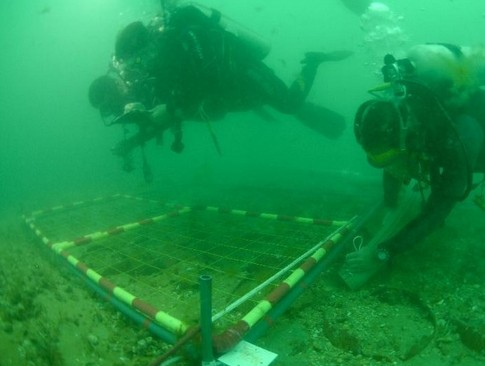
%> input picture Attachment/Attachment 1/image_006.png, 485 x 366 px; its folder holds only this picture in this run
$ octave A_1_all.m   (GNU Octave 9; MATLAB toolbox functions it lacks are replaced by stand-ins)
%> lines starting %> are read from the running program, lines starting %| are printed output that depends on the picture
clear all;
close all;

fileID = fopen('result.csv', 'w');
fprintf(fileID, '文件名,是否可能偏色（均值差异）,是否可能偏色（方差比值）,是否偏色可能性较高（综合判断）,是否可能低亮度（均值判断）,是否可能低亮度（直方图判断）,偏色均值差异得分,偏色方差比值得分,偏色综合得分,弱光均值得分,弱光直方图得分,弱光最终得分,是否模糊,模糊程度分数,受损类别\n');
folder_path = 'C:\Users\22477\Desktop\Attachment 1';
file_list = dir(fullfile(folder_path, '*.jpg'));
file_list = [file_list; dir(fullfile(folder_path, '*.png'))];

meanDiffThreshold = 45;
varRatioThreshold = 2;

lowLightThreshold = 95;
histogramThreshold = 0.7;

blurThreshold = 0.003;

max_d = 0;
for i = 1:length(file_list)
    file_name = fullfile(folder_path, file_list(i).name);
    image = imread(file_name);
%> image is the input picture: size 366x485x3 uint8; mean R, G, B 26.3, 146.2, 74.3
    if isa(image, 'uint16')
        image = im2uint8(image);
    end

    redChannel = image(:, :, 1);
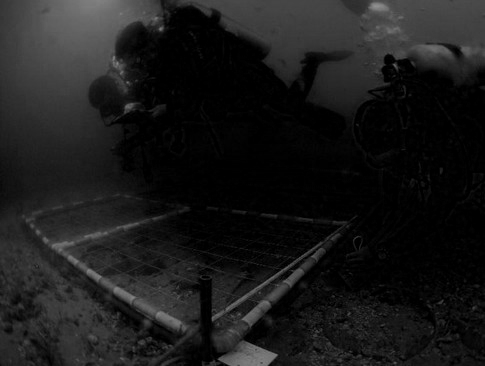
%> redChannel: size 366x485 uint8; min 0, max 146, mean 26.3
    greenChannel = image(:, :, 2);
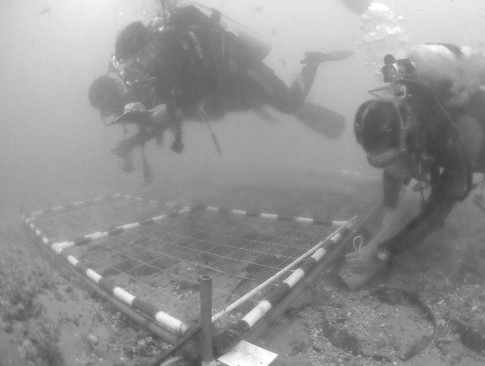
%> greenChannel: size 366x485 uint8; min 61, max 255, mean 146.2
    blueChannel = image(:, :, 3);
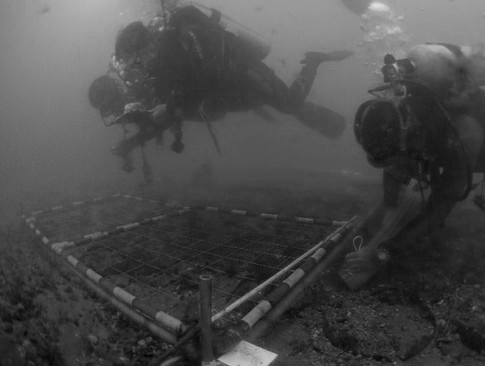
%> blueChannel: size 366x485 uint8; min 0, max 223, mean 74.3

    histRed = imhist(redChannel);
%> histRed = 256 values, max 29249 at index 1, min 0 at index 139, mean 693.4
    histGreen = imhist(greenChannel);
%> histGreen = 256 values, max 2260 at index 161, min 0 at index 1, mean 693.4
    histBlue = imhist(blueChannel);
%> histBlue = 256 values, max 2686 at index 51, min 0 at index 2, mean 693.4

    redMean = mean(redChannel(:));
%> redMean = 26.3
    greenMean = mean(greenChannel(:));
%> greenMean = 146.2
    blueMean = mean(blueChannel(:));
%> blueMean = 74.31

    redVar = var(double(redChannel(:)), 1);
%> redVar = 775.8
    greenVar = var(double(greenChannel(:)), 1);
%> greenVar = 1529.2
    blueVar = var(double(blueChannel(:)), 1);
%> blueVar = 1502.1

    meanDiffResult = '否';
    meanDiffScore = 0;
    if abs(redMean - greenMean) > meanDiffThreshold || abs(redMean - blueMean) > meanDiffThreshold || abs(greenMean - blueMean) > meanDiffThreshold
        meanDiffResult = '是';
        meanDiffScore = sum([abs(redMean - greenMean) / meanDiffThreshold, abs(redMean - blueMean) / meanDiffThreshold, abs(greenMean - blueMean) / meanDiffThreshold]);
%> meanDiffScore = 5.33
    end

    varRatioResult = '否';
    varRatioScore = 0;
    if redVar / greenVar > varRatioThreshold || redVar / blueVar > varRatioThreshold || greenVar / blueVar > varRatioThreshold
        varRatioResult = '是';
        varRatioScore = sum([redVar / greenVar / varRatioThreshold, redVar / blueVar / varRatioThreshold, greenVar / blueVar / varRatioThreshold]);
    end

    [~, redPeakBin] = max(histRed);
%> redPeakBin = 1
    [~, greenPeakBin] = max(histGreen);
%> greenPeakBin = 161
    [~, bluePeakBin] = max(histBlue);
%> bluePeakBin = 51

    comprehensiveResult = '否';
    comprehensiveScore = 0;
    if (abs(redMean - greenMean) > meanDiffThreshold || abs(redMean - blueMean) > meanDiffThreshold || abs(greenMean - blueMean) > meanDiffThreshold) ||...
            (redVar / greenVar > varRatioThreshold || redVar / blueVar > varRatioThreshold || greenVar / blueVar > varRatioThreshold) ||...
            (abs(redPeakBin - greenPeakBin) > 30 || abs(redPeakBin - bluePeakBin) > 30 || abs(greenPeakBin - bluePeakBin) > 30)
        comprehensiveResult = '是';
        comprehensiveScore = meanDiffScore + varRatioScore + sum([abs(redPeakBin - greenPeakBin) / 30, abs(redPeakBin - bluePeakBin) / 30, abs(greenPeakBin - bluePeakBin) / 30]);
%> comprehensiveScore = 16
    end

    grayImage = rgb2gray(image);
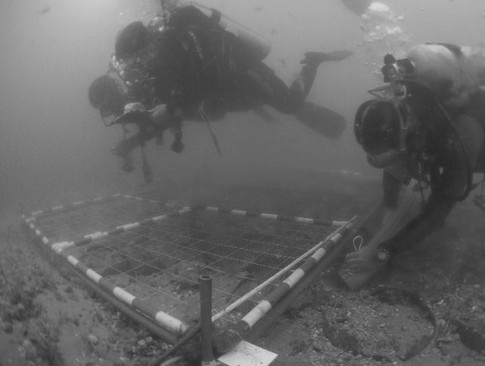
%> grayImage: size 366x485 uint8; min 38, max 219, mean 102.2

    meanGrayValue = mean(grayImage(:));
%> meanGrayValue = 102.2

    grayHist = imhist(grayImage);
%> grayHist = 256 values, max 2892 at index 105, min 0 at index 1, mean 693.4

    meanLightResult = '否';
    meanLightScore = 0;
    if meanGrayValue < lowLightThreshold
        meanLightResult = '是';
        meanLightScore = (lowLightThreshold - meanGrayValue) / lowLightThreshold;
    end

    lowLightPixelsRatio = sum(grayHist(1:50))/numel(grayImage);
%> lowLightPixelsRatio = 0.019
    histogramLightResult = '否';
    histogramLightScore = 0;
    if lowLightPixelsRatio > histogramThreshold
        histogramLightResult = '是';
        histogramLightScore = (lowLightPixelsRatio - histogramThreshold) / histogramThreshold;
    end

    if size(image, 3) == 3
        img_gray = rgb2gray(image);
    else
        img_gray = image;
    end

    F = fft2(double(img_gray));
    F_shifted = fftshift(F);
    magnitude_spectrum = log(1 + abs(F_shifted));
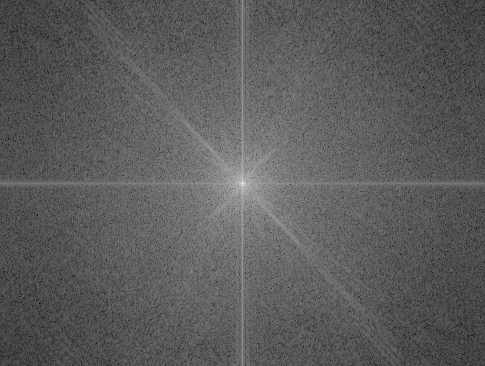
%> magnitude_spectrum: size 366x485 double; min 1.25, max 16.71, mean 6.82; drawn with min black and max white

    [rows, cols] = size(img_gray);
%> rows = 366; cols = 485
    center_row = floor(rows / 2);
%> center_row = 183
    center_col = floor(cols / 2);
%> center_col = 242
    radius = min(center_row, center_col) / 4;
%> radius = 45.75
    [X, Y] = meshgrid(1:cols, 1:rows);
    distance = sqrt((X - center_col).^2 + (Y - center_row).^2);

    high_freq = distance > radius;
    high_freq_energy = sum(sum(abs(F_shifted(high_freq)).^2));
%> high_freq_energy = 9.57e+11
    total_energy = sum(sum(abs(F_shifted).^2));
%> total_energy = 3.66e+14
    high_freq_ratio = high_freq_energy / total_energy;
%> high_freq_ratio = 0.00262
    blurResult = '否';
    blurScore = 0;
    if high_freq_ratio < blurThreshold
        blurResult = '是';
        blurScore = abs(high_freq_ratio - blurThreshold) / blurThreshold;
%> blurScore = 0.128
    end

    % if max_d < comprehensiveScore
    %     max_d = comprehensiveScore;
    % end
    comprehensiveScore = comprehensiveScore / 27.1241;
%> comprehensiveScore = 0.59
    % comprehensiveScore=comprehensiveScore/max(comprehensiveScore);
    LightScore=max(meanLightScore, histogramLightScore);

  if comprehensiveScore > LightScore && comprehensiveScore > blurScore
    Degraded_Image_Classification = 'color_cast';
elseif LightScore > comprehensiveScore && LightScore > blurScore
    Degraded_Image_Classification = 'low_light';
elseif blurScore > comprehensiveScore && blurScore > LightScore
    Degraded_Image_Classification = 'blur';
end

    fprintf(fileID, '%s,%s,%s,%s,%s,%s,%.4f,%.4f,%.4f,%.4f,%.4f,%.4f,%s,%.4f,%s\n', file_name,meanDiffResult, varRatioResult, comprehensiveResult, meanLightResult, histogramLightResult, meanDiffScore, varRatioScore, comprehensiveScore, meanLightScore, histogramLightScore, LightScore,blurResult, blurScore,Degraded_Image_Classification);
end
fclose(fileID);

$ run again, on Attachment/Attachment 1/image_017.png
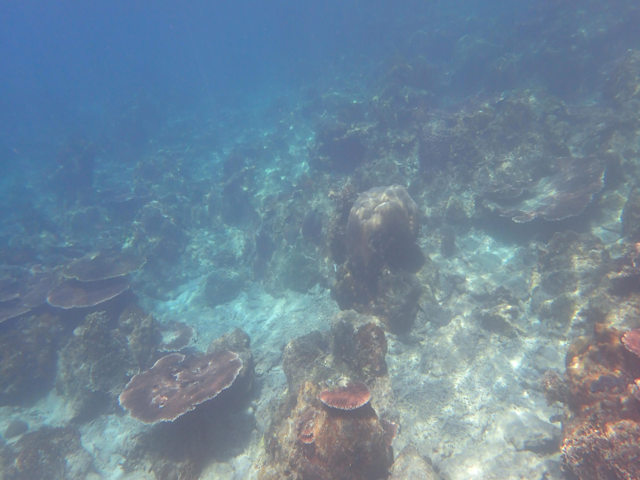
%> input picture Attachment/Attachment 1/image_017.png, 640 x 480 px
%> image is the input picture: size 480x640x3 uint8; mean R, G, B 111.4, 135, 153.7
%> `blueChannel = image(:, :, 3);`:
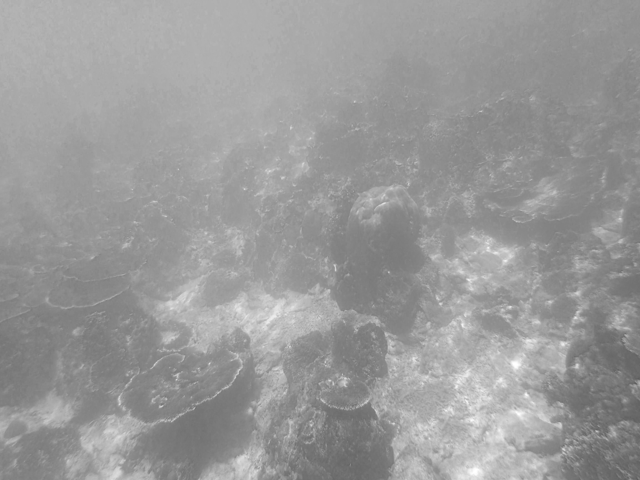
%> blueChannel: size 480x640 uint8; min 92, max 255, mean 153.7
%> histRed = 256 values, max 5530 at index 93, min 0 at index 1, mean 1200
%> histGreen = 256 values, max 12329 at index 121, min 0 at index 1, mean 1200
%> histBlue = 256 values, max 7507 at index 176, min 0 at index 1, mean 1200
%> redMean = 111.4
%> greenMean = 135
%> blueMean = 153.7
%> redVar = 883.2
%> greenVar = 634
%> blueVar = 405
%> varRatioScore = 2.57
%> redPeakBin = 93
%> greenPeakBin = 121
%> bluePeakBin = 176
%> `comprehensiveScore = meanDiffScore + varRatioScore + sum([abs(redPeakB..`: comprehensiveScore = 8.1
%> meanGrayValue = 130.1
%> grayHist = 256 values, max 16705 at index 118, min 0 at index 1, mean 1200
%> lowLightPixelsRatio = 0
%> `magnitude_spectrum = log(1 + abs(F_shifted));`:
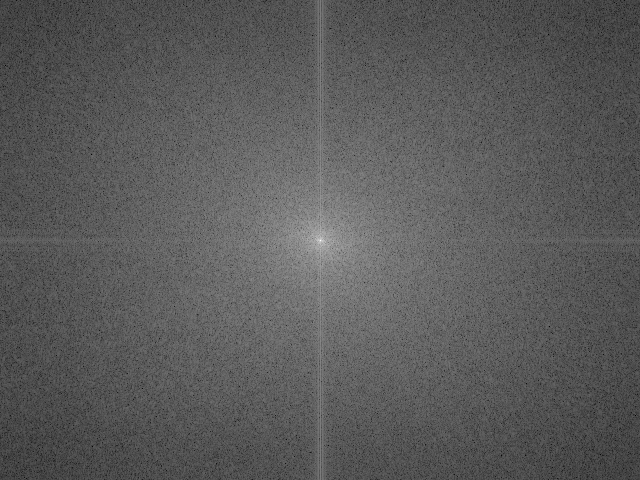
%> magnitude_spectrum: size 480x640 double; min 1.61, max 17.5, mean 7.26; drawn with min black and max white
%> high_freq_energy = 2.95e+12
%> total_energy = 1.65e+15
%> high_freq_ratio = 0.00179
%> blurScore = 0.405
%> `comprehensiveScore = comprehensiveScore / 27.1241;`: comprehensiveScore = 0.299

$ run again, on Attachment/Attachment 1/image_022.png
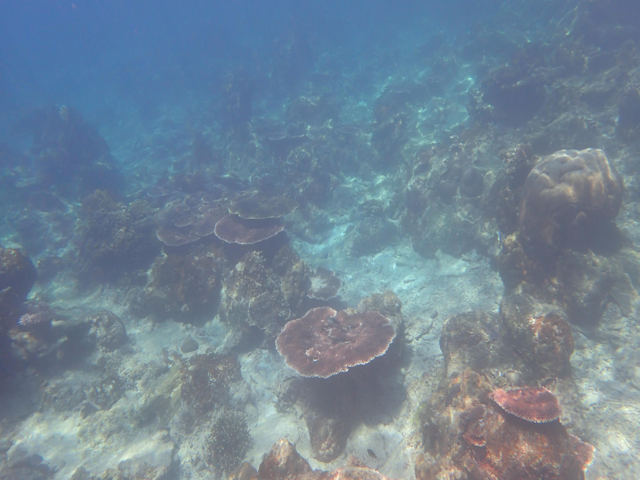
%> input picture Attachment/Attachment 1/image_022.png, 640 x 480 px
%> image is the input picture: size 480x640x3 uint8; mean R, G, B 112.7, 132.6, 149.4
%> `blueChannel = image(:, :, 3);`:
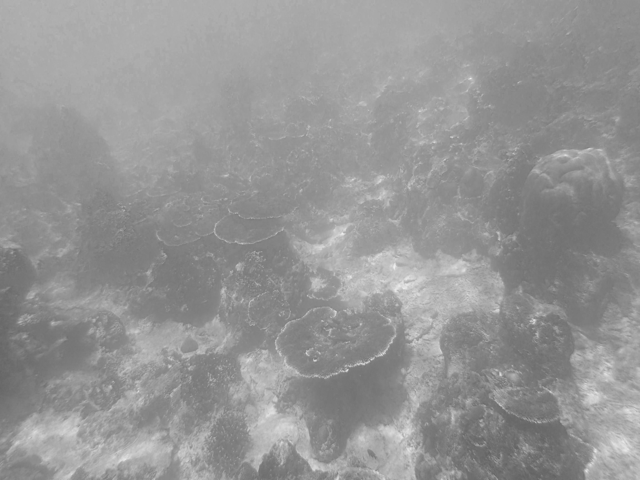
%> blueChannel: size 480x640 uint8; min 98, max 239, mean 149.4
%> histRed = 256 values, max 5861 at index 95, min 0 at index 1, mean 1200
%> histGreen = 256 values, max 11130 at index 123, min 0 at index 1, mean 1200
%> histBlue = 256 values, max 6820 at index 168, min 0 at index 1, mean 1200
%> redMean = 112.7
%> greenMean = 132.6
%> blueMean = 149.4
%> redVar = 772.1
%> greenVar = 567.5
%> blueVar = 380.3
%> varRatioScore = 2.44
%> redPeakBin = 95
%> greenPeakBin = 123
%> bluePeakBin = 168
%> `comprehensiveScore = meanDiffScore + varRatioScore + sum([abs(redPeakB..`: comprehensiveScore = 7.31
%> meanGrayValue = 128.6
%> grayHist = 256 values, max 14435 at index 116, min 0 at index 1, mean 1200
%> lowLightPixelsRatio = 0
%> `magnitude_spectrum = log(1 + abs(F_shifted));`:
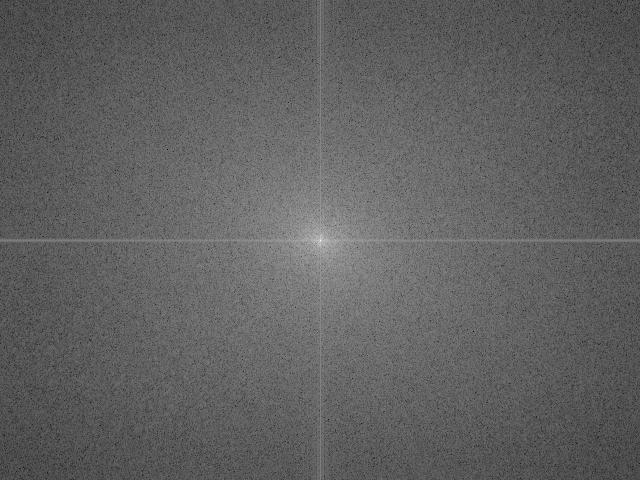
%> magnitude_spectrum: size 480x640 double; min 1.07, max 17.49, mean 7.32; drawn with min black and max white
%> high_freq_energy = 3.09e+12
%> total_energy = 1.61e+15
%> high_freq_ratio = 0.00192
%> blurScore = 0.359
%> `comprehensiveScore = comprehensiveScore / 27.1241;`: comprehensiveScore = 0.269

$ run again, on Attachment/Attachment 1/image_023.png
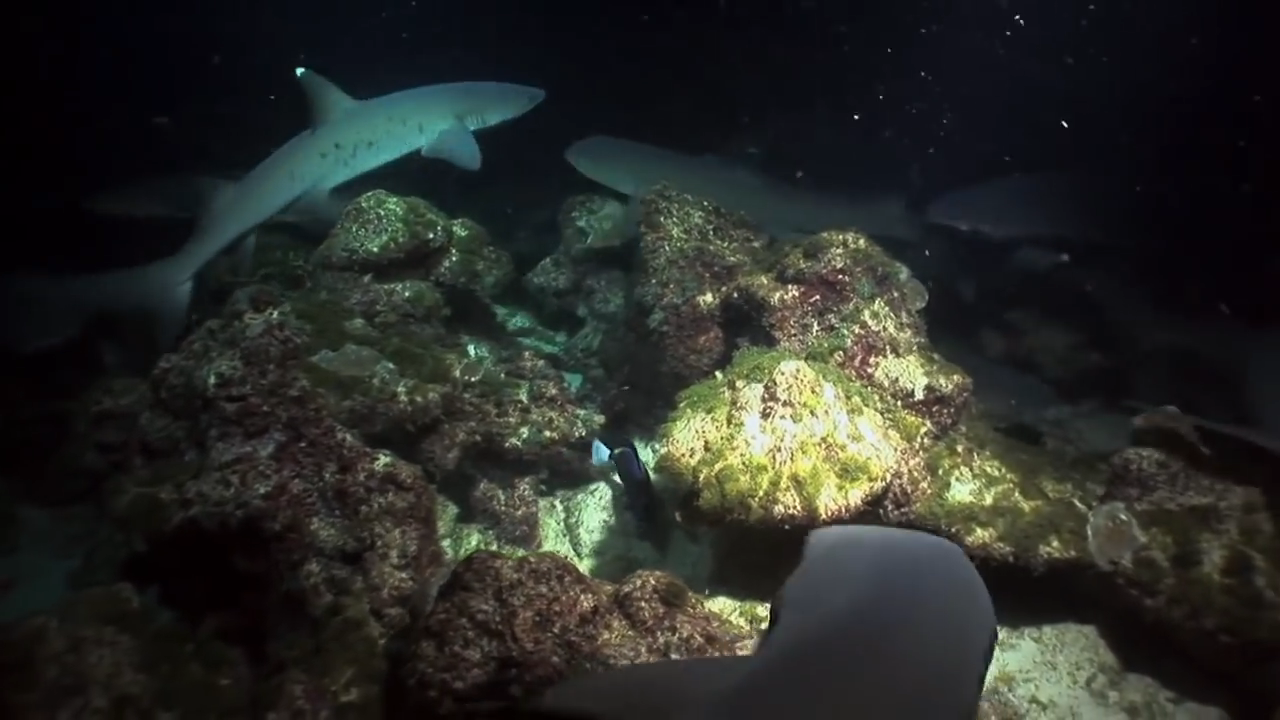
%> input picture Attachment/Attachment 1/image_023.png, 1280 x 720 px
%> image is the input picture: size 720x1280x3 uint8; mean R, G, B 40.8, 43, 38.9
%> `blueChannel = image(:, :, 3);`:
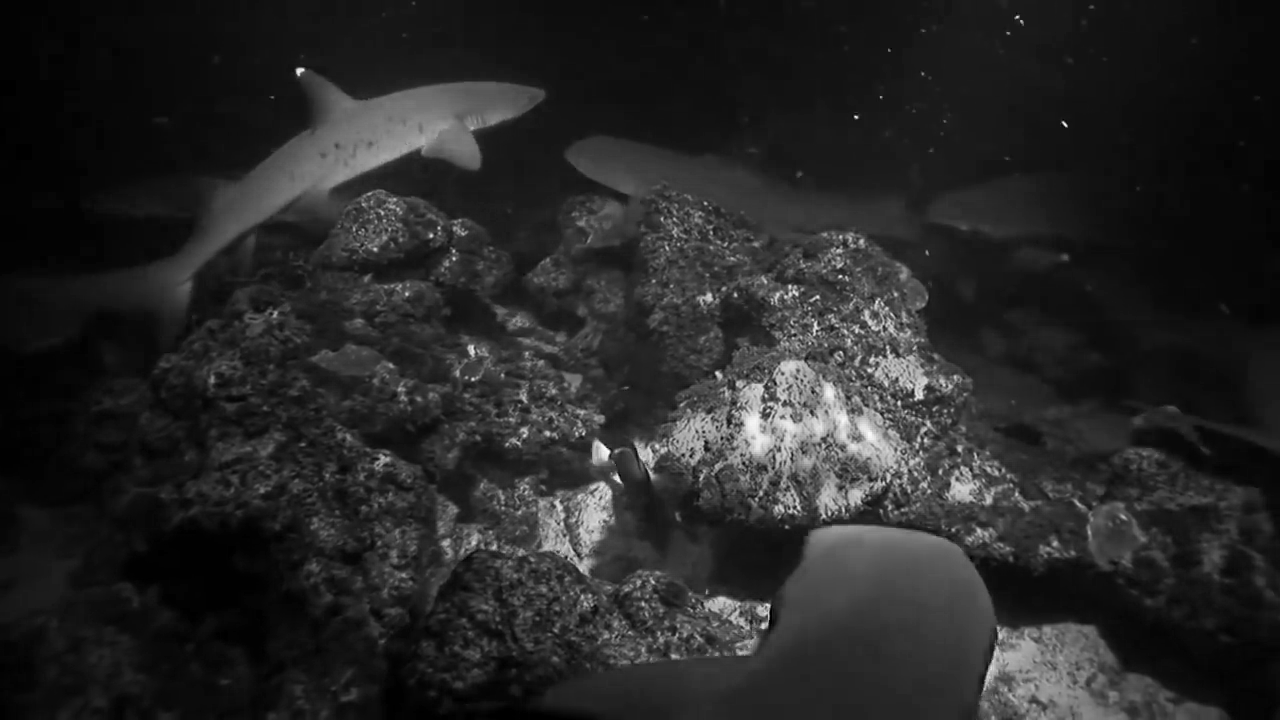
%> blueChannel: size 720x1280 uint8; min 0, max 255, mean 38.9
%> histRed = 256 values, max 32948 at index 13, min 41 at index 1, mean 3600
%> histGreen = 256 values, max 26538 at index 14, min 45 at index 255, mean 3600
%> histBlue = 256 values, max 26104 at index 18, min 0 at index 253, mean 3600
%> redMean = 40.83
%> greenMean = 43
%> blueMean = 38.86
%> redVar = 1969.1
%> greenVar = 2212.1
%> blueVar = 1280.1
%> redPeakBin = 13
%> greenPeakBin = 14
%> bluePeakBin = 18
%> meanGrayValue = 41.87
%> grayHist = 256 values, max 31071 at index 14, min 0 at index 254, mean 3600
%> meanLightScore = 0.559
%> lowLightPixelsRatio = 0.712
%> histogramLightScore = 0.0175
%> `magnitude_spectrum = log(1 + abs(F_shifted));`:
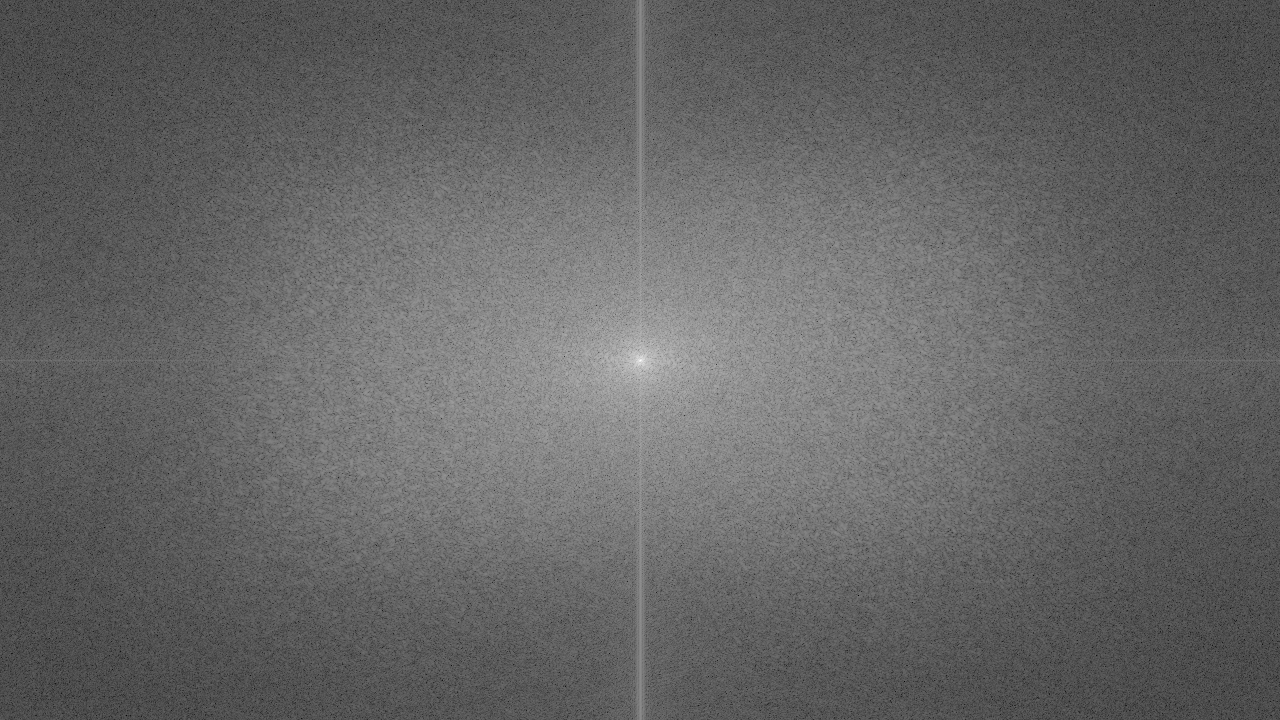
%> magnitude_spectrum: size 720x1280 double; min 0.784, max 17.47, mean 7.41; drawn with min black and max white
%> high_freq_energy = 5.91e+13
%> total_energy = 3.18e+15
%> high_freq_ratio = 0.0186
%> LightScore = 0.559
